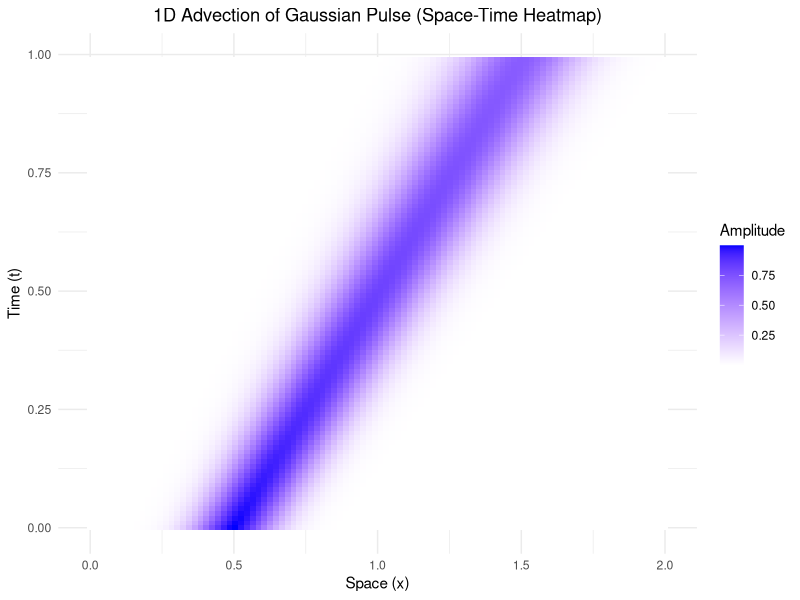

R code for this plot:
# Load required packages
library(ggplot2)
library(dplyr)

# Simulation parameters
nx <- 100       # Number of spatial points
nt <- 100       # Number of time steps
L <- 2          # Domain length [0, 2]
c <- 1          # Advection speed
dx <- L / nx    # Spatial step
dt <- 0.01      # Time step (must satisfy CFL condition: c*dt/dx <= 1)

# Initialize spatial grid
x <- seq(0, L, length.out = nx)

# Initial condition: Gaussian pulse centered at x=0.5
sigma <- 0.1    # Width of Gaussian
x0 <- 0.5       # Initial position
u0 <- exp(-(x - x0)^2 / (2 * sigma^2))

# Initialize solution matrix (space-time)
u <- matrix(0, nrow = nt, ncol = nx)
u[1, ] <- u0   # Set initial condition

# Time-stepping loop (using upwind scheme)
for (n in 1:(nt-1)) {
  for (i in 1:nx) {
    # Upwind scheme for advection
    if (c > 0) {
      # Periodic boundary condition
      im1 <- ifelse(i == 1, nx, i - 1)
      u[n+1, i] <- u[n, i] - c * dt / dx * (u[n, i] - u[n, im1])
    } else {
      # For c < 0 (not used here but included for completeness)
      ip1 <- ifelse(i == nx, 1, i + 1)
      u[n+1, i] <- u[n, i] - c * dt / dx * (u[n, ip1] - u[n, i])
    }
  }
}

# Create time vector
t <- seq(0, (nt-1)*dt, length.out = nt)

# Reshape data for ggplot2
df <- data.frame(
  x = rep(x, each = nt),
  t = rep(t, times = nx),
  u = as.vector(u)
)

# Create space-time heatmap
ggplot(df, aes(x = x, y = t, fill = u)) +
  geom_tile() +
  scale_fill_gradient(low = "white", high = "blue", name = "Amplitude") +
  labs(title = "1D Advection of Gaussian Pulse (Space-Time Heatmap)",
       x = "Space (x)",
       y = "Time (t)") +
  theme_minimal() +
  theme(legend.position = "right",
        plot.title = element_text(hjust = 0.5))